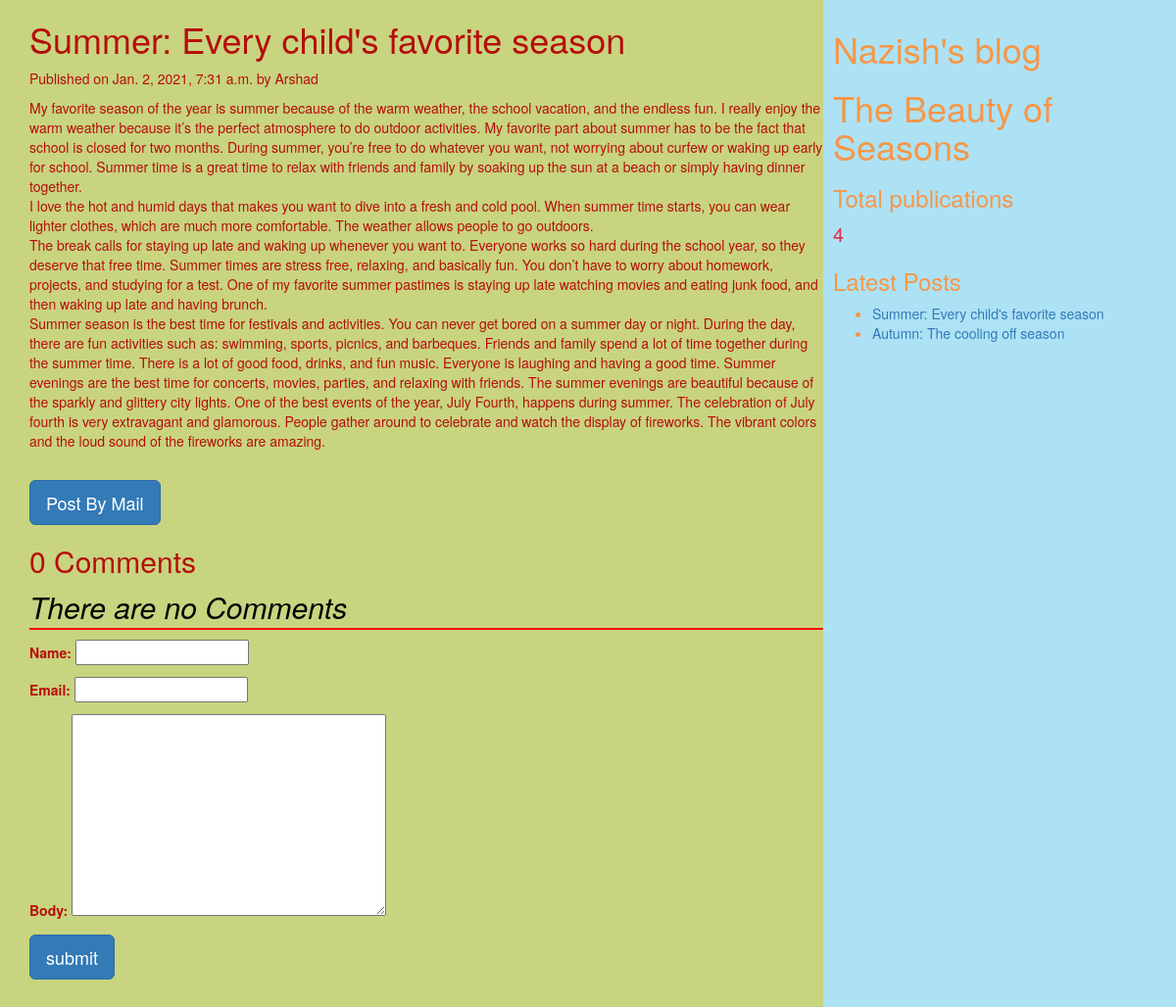
/2021/01/02/summer-every-childs-favorite-season/, run on the app's committed database.
### myapp/models.py (models this page shows, shortened)
class Post(models.Model):
        tags=TaggableManager()
        STATUS_CHOICE=(('draft','Draft'),('published','Published'))
        title=models.CharField(max_length=200)
        slug=models.SlugField(max_length=50,unique_for_date='publish')
        author=models.ForeignKey(User,related_name='blog_posts',on_delete=models.CASCADE)
        body=models.TextField()
        publish=models.DateTimeField(default=timezone.now)
        created=models.DateTimeField(auto_now_add=True)
        updates=models.DateTimeField(auto_now=True)
        status=models.CharField(max_length=20,choices=STATUS_CHOICE,default='draft')
        objects=CustomManager()#create the object w.r.t the specification of CustomManager class
        class Meta:
            ordering=('publish',)

### myapp/views.py (the view, shortened to what this page needs)
# urls.py: url(r'(?P<year>\d{4})/(?P<month>\d{2})/(?P<day>\d{2})/(?P<post>[-\w]+)/$',views.post_detail_view,name='post_detail'),
def post_detail_view(request,year,month,day,post):
    post=get_object_or_404(Post,slug=post,publish__year=year,publish__month=month,publish__day=day)
    comments=post.comments.filter(active=True)
    csubmit=False
    form=CommentForm()
    d={'post':post,'form':form,'csubmit':csubmit,'comments':comments}
    return render(request,'myapp/post_detail.html',d)

### myapp/forms.py
class CommentForm(forms.ModelForm):
    class Meta:
        model=Comment
        fields=('name','email','body')

### myapp/models.py (called while the page is built)
    def get_queryset(self):
        return super().get_queryset().filter(status='published') #calling the method i.e get_queryset() that is present in parent class and that parent class is models.manager

### myapp/templatetags/mytags.py (called while the page is built)
@register.simple_tag#using register variable we are accessing simple_tag
def total_posts():
    return Post.objects.count()#returns totak number of posts

@register.inclusion_tag ('myapp/latest_post.html')
def show_latest_posts(count=2):
    latest_posts=Post.objects.order_by('-publish')[:count]
    return {'latest_posts':latest_posts}

### templates/myapp/post_detail.html (shortened to what this page needs)
<html>
    {%extends "myapp/parent.html" %}
        {% block content_block %}
        <h1>{{post.title}}</h1>
        <p>Published on {{post.publish}} by {{post.author|title}}</p>
        {{post.body|linebreaks}}  <br>
        <a href="/{{post.id}}/share" class='btn btn-lg btn-primary'>Post By Mail</a>
        {% with comments.count as comments_count %}
        <h2>{{comments_count}} Comment{{comments_count|pluralize}} </h2>
        {% endwith %}
        {% if comments %}
        {% for c in comments%}
        <p>Comment {{forloop.counter}} by {{c.name}}</p>
        <div>
            {{c.body|linebreaks}}
        </div>
        <hr>
        {% endfor %}
        {% else %}
        <p style="color: black; font-size: 30px; font-style: italic; border-bottom: 2px red solid;">There are no Comments </p>
        {% endif %}
        {% if csubmit %}
        <h2>Your comment has been added succesfully. Thank You!</h2>
        {%else%}
        <form method="post">
            {{form.as_p}}
            <input type="submit" class="btn btn-lg btn-primary" value="submit">
        </form>
        {% endif %}
        {% endblock %}

### templates/myapp/latest_post.html
<html>
    <ul>
    {% for post in latest_posts %}
    <li>
        <a href="{post.get_absolute_url}">{{post.title}}</a>
    </li>
    {% endfor %}
    </ul>
</html>

### data on the page
Post: title "Summer: Every child's favorite season", publish "Jan. 2, 2021, 7:31 a.m.", author "Arshad", body "My favorite season of the year is summer because of the warm weather, the school vacation, and the endless fun. I really enjoy the warm weather because it’s the perfect atmosphere to do outdoor activities. My favorite part about summer has to be the fact that school is closed for two months. During summer, you’re free to do whatever you want, not worrying about curfew or waking up early for school. Summer time is a great time to relax with friends and family by soaking up the sun at a beach or simply having dinner together. I love the hot and humid days that makes you want to dive into a fresh and cold pool. When summer time starts, you can wear lighter clothes, which are much more…"
Post: title "Autumn: The cooling off season"

### other printed values
{{ comments_count }} "0"
